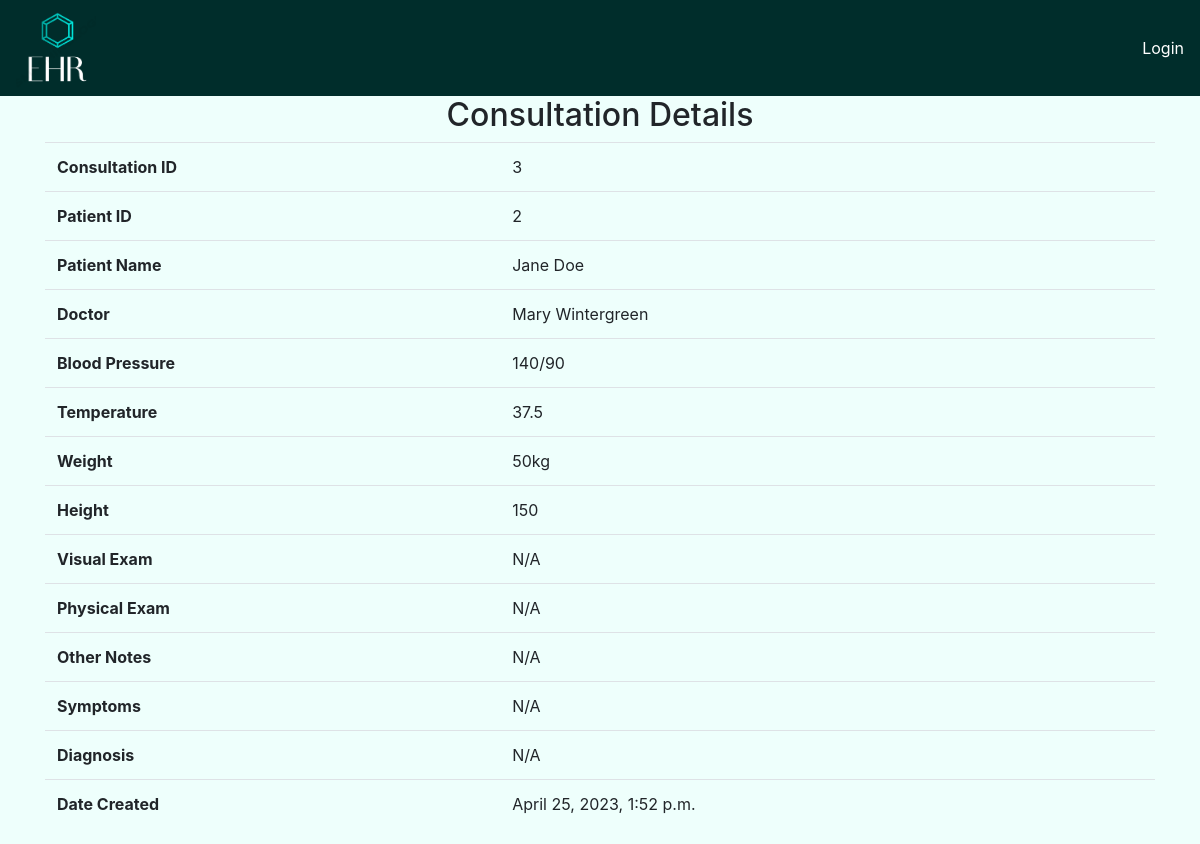
The page /consultation/3/ on the database its author committed.
### app/models.py (models this page shows, shortened)
class Consultations(models.Model):
    patient = models.ForeignKey(Patients, on_delete=models.CASCADE)
    doctor = models.CharField(max_length=255)
    blood_pressure = models.CharField(max_length=255)
    temperature = models.CharField(max_length=255)
    weight = models.CharField(max_length=255)
    height = models.CharField(max_length=255)
    visual_exam = models.TextField(blank=True)
    physical_exam = models.TextField(blank=True)
    other_notes = models.TextField(blank=True)
    symptoms = models.TextField(blank=True)
    diagnosis = models.TextField(blank=True)
    date_created = models.DateTimeField(auto_now_add=True)

class Patients(models.Model):
    SEX_CHOICES = [
        ('M', 'Male'),
        ('F', 'Female'),
        ('O', 'Other')
    ]
    BLOOD_TYPE_CHOICES = [
        ('A+', 'A+'),
        ('A-', 'A-'),
        ('B+', 'B+'),
        ('B-', 'B-'),
        ('AB+', 'AB+'),
        ('AB-', 'AB-'),
        ('O+', 'O+'),
        ('O-', 'O-')
        ]
    name = models.CharField(max_length=255)
    sex = models.CharField(max_length=1, choices=SEX_CHOICES)
    email = models.EmailField()
    phone = models.CharField(max_length=20)
    date_of_birth = models.DateField()
    nationality = models.CharField(max_length=255)
    blood_group = models.CharField(max_length=3,choices=BLOOD_TYPE_CHOICES)
    allergies = models.TextField(blank=True)
    Medical_Surgical_History = models.TextField(blank=True)
    def __str__(self):
        return f"{self.name}"

### app/views.py (the view)
# urls.py: path('consultation/<int:id>/', views.consultation_detail, name='consultation_detail'),
def consultation_detail(request, id):
    consultation = get_object_or_404(Consultations, id=id)
    context = {
        'consultation': consultation
    }
    return render(request, 'app/PatconsultationsForm_view.html', context)

### app/templates/app/PatconsultationsForm_view.html
{% extends 'index.html' %}
{% block content %}
<div class="container">
    <h2>Consultation Details</h2>
    <table class="table">
        <tr>
            <th>Consultation ID</th>
            <td>{{ consultation.id }}</td>
        </tr>
        <tr>
            <th>Patient ID</th>
            <td>{{consultation.patient.id}}</td>
        </tr>
        <tr>
            <th>Patient Name</th>
            <td>{{ consultation.patient }}</td>
        </tr>
        <tr>
            <th>Doctor</th>
            <td>{{ consultation.doctor }}</td>
        </tr>
        <tr>
            <th>Blood Pressure</th>
            <td>{{ consultation.blood_pressure }}</td>
        </tr>
        <tr>
            <th>Temperature</th>
            <td>{{ consultation.temperature }}</td>
        </tr>
        <tr>
            <th>Weight</th>
            <td>{{ consultation.weight }}</td>
        </tr>
        <tr>
            <th>Height</th>
            <td>{{ consultation.height }}</td>
        </tr>
        <tr>
            <th>Visual Exam</th>
            <td>{{ consultation.visual_exam }}</td>
        </tr>
        <tr>
            <th>Physical Exam</th>
            <td>{{ consultation.physical_exam }}</td>
        </tr>
        <tr>
            <th>Other Notes</th>
            <td>{{ consultation.other_notes }}</td>
        </tr>
        <tr>
            <th>Symptoms</th>
            <td>{{ consultation.symptoms }}</td>
        </tr>
        <tr>
            <th>Diagnosis</th>
            <td>{{ consultation.diagnosis }}</td>
        </tr>
        <tr>
            <th>Date Created</th>
            <td>{{ consultation.date_created }}</td>
        </tr>
    </table>
</div>
{% endblock %}

### static/css/style.css (style rules this page uses)
html,body { background-color: #EEFFFC }
h2 { text-align: center; }

### rows shown on the page
Consultations: id "3", patient.id "2", patient "Jane Doe", doctor "Mary Wintergreen", blood_pressure "140/90", temperature "37.5", weight "50kg", height "150", visual_exam "N/A", physical_exam "N/A", other_notes "N/A", symptoms "N/A", diagnosis "N/A", date_created "April 25, 2023, 1:52 p.m."
